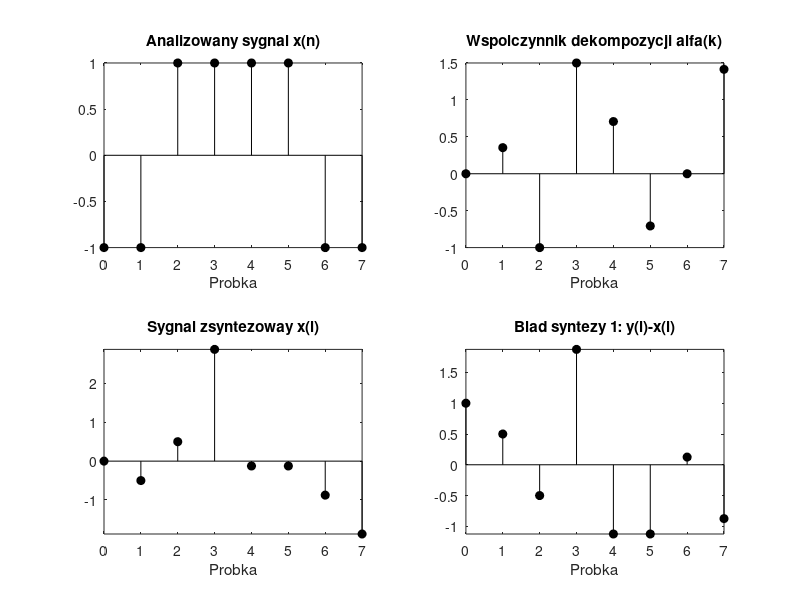
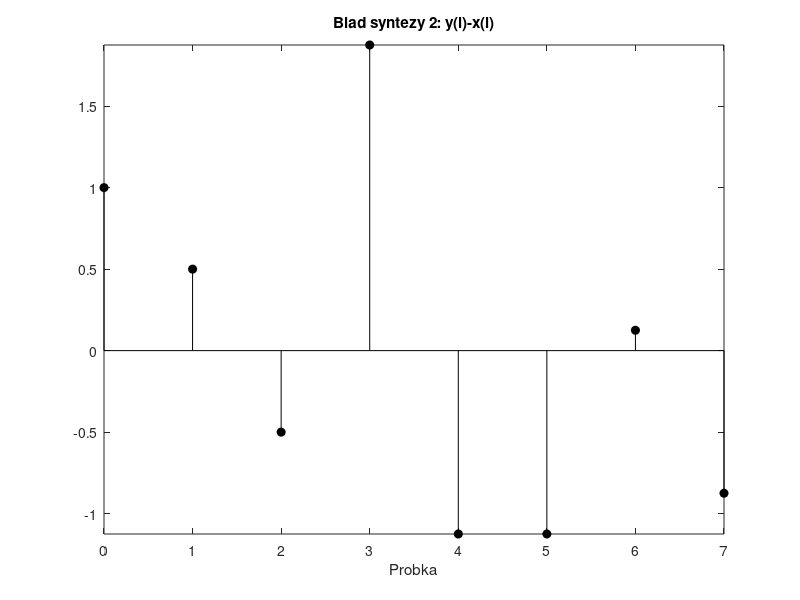

The MATLAB source for these figures, in order:
%==========================================================================
%1. Transformaty ortogonalne sygnalow
%-ksztalt dyskretnych baz fouriera, cosinusowej sinusowejm Hadamarda,
%Walsha
%-dopasowanie bazy
%==========================================================================
clc;
clear all;
close all;

N=8;                        %liczba funkcji bazowych
n=0:N-1;                    %indeksy wszystkich probek
NN=2*N;                     %zmienna pomocnicza
j=2;

f=1/sqrt(N);                %wsp. normalizujacy transformacje Fouriera
c=[sqrt(1/N) sqrt(2/N)*ones(1,N-1)];
                            %wsp. normalizujacy transformacje kosinusowa
s=sqrt(2/(N+1));            %wsp. normalizujacy transformacje sinusowa   

for i=0:N-1                 %dane do teorii i wzorow znajduja sie na str.52
                            %jak liczy sie bazy dyskretne
    bf(i+1,n+1)=f*exp(j*2*pi/N*i*n);
                            %transformacja fouriera (str.51 wzor  2.27)
    bc(i+1,n+1)=c(i+1)*cos(pi*i*(2*(n+1))/NN);
                            %transformacja kosinusowa (str.52 wzor  2.76)
    bs(i+1,n+1)=s*sin(pi*(i+1)*(n+1)/(N+1));
                            %transformacja sinusowa (str.52 wzor  2.77)
end

%===== ksztalt f. bazowych dla transformacji Hadamarda ====================
%opis i wzory do dyskretnych baz hamarada na stronie 52, wzor 2.79


m=log2(N);                  %zmienne pomocnicze
c=sqrt(1/N);
for i=0:N-1
    k=i;
    for j=0:m-1
        kj(j+1)=rem(k,2);   %rem - reszta pozostala po dzieleniu
        k=floor(k/2);       %floor - zaokraglenie liczby w dol
    end
    for n=0:N-1
        nn=n;
        for j=0:m-1
            nj(j+1)=rem(nn,2);
            nn=floor(nn/2);
        end
        bHD(i+1,n+1)=c*(-1)^sum(kj.*nj);
    end
end

%===== ksztalt f. bazowych dla transformacji Hadara =======================
%opis i wzory do dyskretnych baz Haara na stronie 54, wzor 2.80 (dla 3
%przypadkow)

c=sqrt(1/N);
bHR(1,1:N)=c*ones(1,N);

for i=1:N-1
    p=0;
    while(i+1>2^p)
        p=p+1;
    end
    p=p-1;
    q=i-2^p+1;
    for n=0:N-1
        x=n/N;
        if(((q-1)/2^p<=x)&(x<(q-1/2)/2^p))bHR(i+1,m+1)=c*2^(p/2);
        elseif(((q-1/2)/2^p<=x)&(x<q/2^p))bHR(i+1,n+1)=-c*2^(p/2);
        else bHR(i+1,n+1)=0;
        end
    end
end

%========= sprawdzenie ortonormalności f. bazowych ========================

for i=1:N
    Tf(i,1:N)=bf(i,1:N);        %Fouriera
    Tc(i,1:N)=bc(i,1:N);        %kosinusow
    Ts(i,1:N)=bs(i,1:N);        %sinusow
    THD(i,1:N)=bHD(i,1:N);      %Hadamarda
    THR(i,1:N)=bHR(i,1:N);      %Haara
end

I1=Tf*Tf';
I2=Tc*Tc';
I3=Ts*Ts';
I4=THD*THD';
I5=THR*THR';

%======= dekompozycja sygnalow ============================================

kk = 2;       % testowy „indeks” częstotliwości, np. 1.35, 2, 2.5, 3
fi = 0;       % przesunięcie fazowe 0, pi/8, pi/4, pi/2
n = 0 : N-1;


x1 = cos( (2*pi/N)*kk*n + fi );           
                                % cz. rzeczywista bazy fourierowskiej
x2 = cos( pi*kk*(2*n+1)/NN + fi );        
                                % wektor bazy kosinusowej
x3 = sin( pi*(kk+1)*(n+1)/(N+1) + fi );   
                                % wektor bazy sinusowej
x4 = cos( (2*pi/N)*2*n + fi ) + cos( (2*pi/N)*4*n + fi );
x5 = [ ones(1,N/2) zeros(1,N/2) ];
x6 = [ -ones(1,N/4) ones(1,N/2) -ones(1,N/4) ];

x=x6;                           %wybor sygnalu do dekompozycji
T=THR;                          %wybor transformacji

a=T*x';                         %analiza w zapisie macierzowym
y=(T'*a)';                      %synteza w zapisie macierzowym (pomiomo)

figure(1)
subplot(2,2,1);
stem(n,x,'filled','-k');        %wykres danych dyskretnych (punkty nie sa
                                %ze soba polaczone, linie od punktu do OX)
axis tight;
title('Analizowany sygnal x(n)');
xlabel('Probka');

subplot(2,2,2);
stem(n,real(a),'filled','-k');
axis tight;
title('Wspolczynnik dekompozycji alfa(k)');
xlabel('Probka')

subplot(2,2,3);
stem(n,y,'filled','-k');
axis tight;
title('Sygnal zsyntezoway x(l)');
xlabel('Probka');

subplot(2,2,4);
stem(n,y-x,'filled','-k');
axis tight;
title('Blad syntezy 1: y(l)-x(l)');
xlabel('Probka');

%==================Analiza i synteza w zapisie niemacierzowym==============
y=zeros(1,N);
for k = 0 : N-1                             % analiza- obliczanie wsp.
    a(k+1)  = sum( x .* conj(T(k+1,1:N)) );  
end
for k = 0 : N-1                             %synteza- odtworzenie sygnalu
    y  = y  +  a(k+1) * T(k+1,1:N); 
end
figure(2)
stem(n,y-x,'filled','-k');
axis tight;
title('Blad syntezy 2: y(l)-x(l)');
xlabel('Probka');